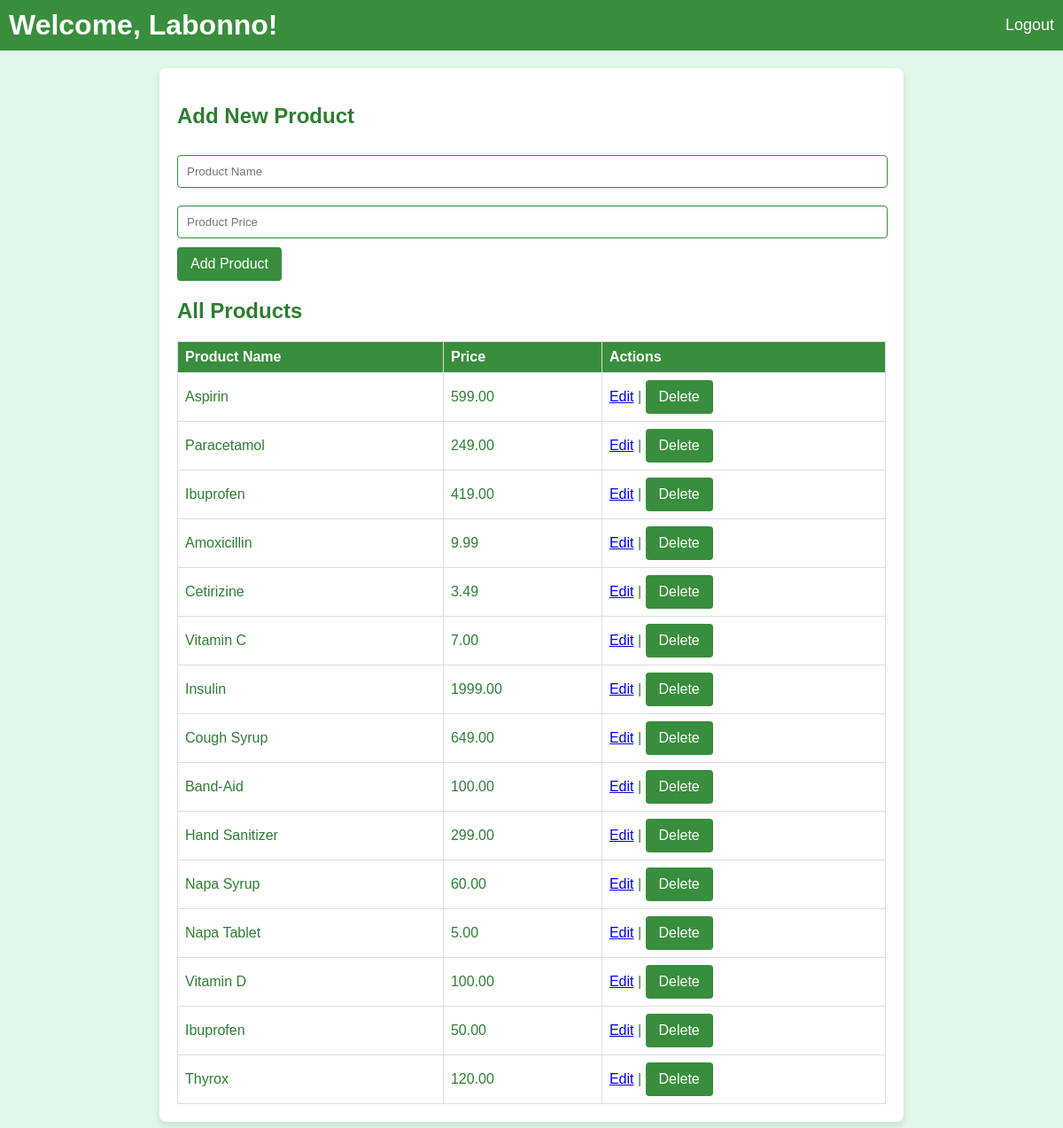
Page /pharmacy_system/admin/admin_dashboard.php (signed in) on the committed database.
### tables this page shows
CREATE TABLE `products` (
  `product_id` int(11) NOT NULL,
  `product_name` varchar(255) NOT NULL,
  `price` decimal(10,2) NOT NULL
);

### pharmacy_system/admin/admin_dashboard.php (the view, shortened to what this page needs)
<?php
include '../db.php';
$admin_name = $_SESSION['admin_username'];
$products = [];
$sql = "SELECT product_id, product_name, price FROM products";
$result = $conn->query($sql);
if ($result->num_rows > 0) {
    while ($row = $result->fetch_assoc()) {
        $products[] = $row;
    }
}
?>
<!DOCTYPE html>
<html lang="en">
<head>
</head>
<body>
    <header>
        <h1>Welcome, <?php echo htmlspecialchars($admin_name); ?>!</h1>
        <a href="admin_logout.php">Logout</a>
    </header>
    <main>
        <h2>Add New Product</h2>
        <form action="admin_dashboard.php" method="POST">
            <input type="text" name="product_name" placeholder="Product Name" required>
            <input type="number" name="price" placeholder="Product Price" required step="0.01">
            <button type="submit" name="add_product">Add Product</button>
        </form>
        <h2>All Products</h2>
        <table>
            <thead>
                <tr>
                    <th>Product Name</th>
                    <th>Price</th>
                    <th>Actions</th>
                </tr>
            </thead>
            <tbody>
                <?php foreach ($products as $product): ?>
                    <tr>
                        <td><?php echo htmlspecialchars($product['product_name']); ?></td>
                        <td><?php echo htmlspecialchars($product['price']); ?></td>
                        <td>
                            <a href="admin_dashboard.php?edit_product_id=<?php echo $product['product_id']; ?>">Edit</a> |
                            <form action="admin_dashboard.php" method="POST" style="display:inline;">
                                <button type="submit" name="delete_product">Delete</button>
                            </form>
                        </td>
                    </tr>
                <?php endforeach; ?>
            </tbody>
        </table>
    </main>
</body>
</html>

### pharmacy_system/admin/admin_dashboard.php (style rules this page uses)
body { font-family: Arial, sans-serif; background-color: #e0f7e9; color: #2e7d32; margin: 0; padding: 0; }
header { background-color: #388e3c; color: white; padding: 10px; display: flex; justify-content: space-between; align-items: center; }
header h1 { margin: 0; }
header a { color: white; text-decoration: none; font-size: 18px; }
main { max-width: 800px; margin: 20px auto; padding: 20px; background-color: white; border-radius: 8px; box-shadow: 0 4px 8px rgba(0, 0, 0, 0.1); }
form { margin-bottom: 20px; }
input[type="text"], input[type="number"], input[type="submit"] { width: calc(100% - 20px); padding: 10px; margin: 10px 0; border: 1px solid #388e3c; border-radius: 4px; }
button { background-color: #388e3c; color: white; padding: 10px 15px; border: none; border-radius: 4px; font-size: 16px; }
table { width: 100%; border-collapse: collapse; margin-top: 20px; }
th, td { border: 1px solid #ddd; padding: 8px; text-align: left; }
th { background-color: #388e3c; color: white; }

### rows in the picture
products: product_name "Aspirin", price "599.00"
products: product_name "Paracetamol", price "249.00"
products: product_name "Ibuprofen", price "419.00"
products: product_name "Amoxicillin", price "9.99"
products: product_name "Cetirizine", price "3.49"
products: product_name "Vitamin C", price "7.00"
products: product_name "Insulin", price "1999.00"
products: product_name "Cough Syrup", price "649.00"
products: product_name "Band-Aid", price "100.00"
products: product_name "Hand Sanitizer", price "299.00"
products: product_name "Napa Syrup", price "60.00"
products: product_name "Napa Tablet", price "5.00"
products: product_name "Vitamin D", price "100.00"
products: product_name "Ibuprofen", price "50.00"
products: product_name "Thyrox", price "120.00"

### other values in the picture
$admin_name "Labonno"
